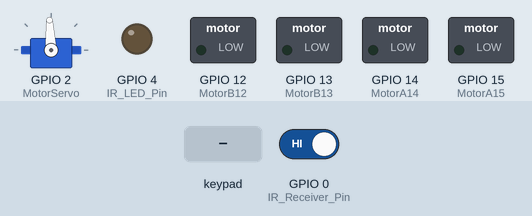
Bench run of a sketch on a simulated ESP32. On the bench: servo, switched loads named in the sketch (green lamp = pin HIGH), output pins drawn as LEDs (lit = HIGH). Dashed ring = blinking. The test bench sets the inputs (shaded band); at power-on: GPIO 0 (IR_Receiver_Pin) HIGH. Nothing arrives over Bluetooth unless stated; servo pulses on a pin are drawn as a servo (544–2400 µs = 0–180°); the audio player accepts every command and is not drawn.

Above: at 1.7 s.
1.8 s: key 'U' pressed
At 1.99 s:
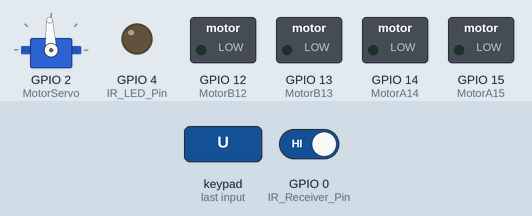
3.7 s: key 'D' pressed
At 3.88 s:
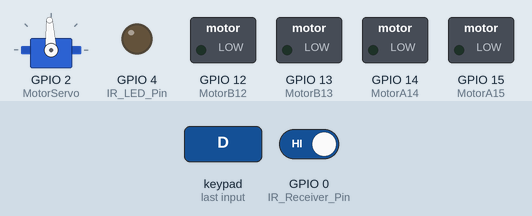
5.5 s: key 'L' pressed
At 5.68 s:
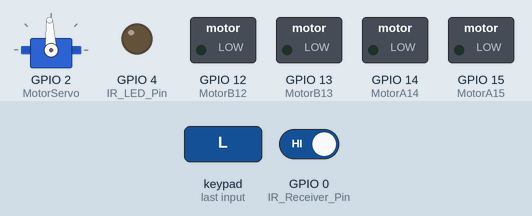
7.3 s: key 'R' pressed
At 7.49 s:
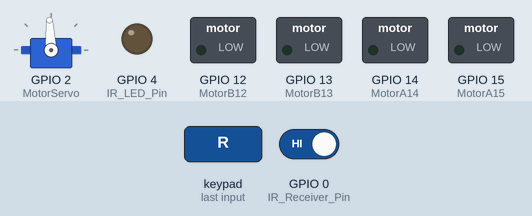
9.2 s: key 'X' pressed
At 10.3 s:
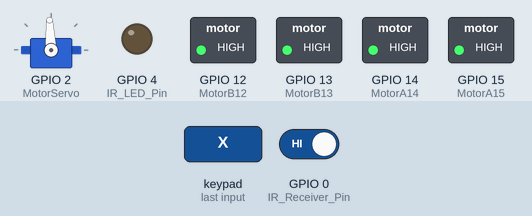
12.0 s: key 'O' pressed
At 13.6 s:
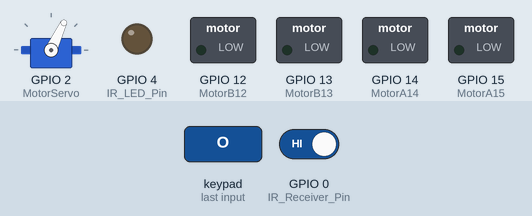
Timing chart, 0 to 14.9 s (numbered marks = the images above; inputs shaded):
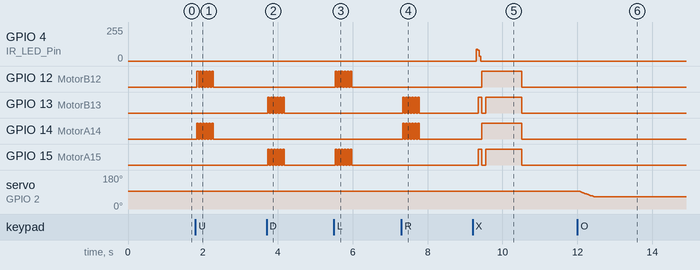

The sketch:

ESP32CAM_MotorShieldV3_TANKGO_V100.ino
```cpp
// 最後編輯 2021-12-25 by ShinWei Chiou
// 初版

// 最後編輯 2022-1-09 by ShinWei Chiou
// 修正 Analog Stick Motor value

/*
  Board: ESP32 Wrover Module
  Upload Speed: 115200
  Flash Frequency: 80MHz
  Flash Mode: QIO
  Partition Scheme: Huge APP (3MB No OTA/1MB SPIFFS)

  ESP32-CAM Motor Shield V3.0
  MotorA = 15;
  MotorA = 14;
  MotorB = 13;
  MotorB = 12;
  Servo = 2;
  IR LED = 4;
  IR Receiver LED = 0;

  PS3 Controller Bluetooth Connect
  Pairing the PS3 Controller : SixaxisPairToolSetup-0.3.1.exe
  <https://github.com/jvpernis/esp32-ps3>

  DFRobot DFPlayer Mini : GND VCC TX
  https://github.com/DFRobot/DFRobotDFPlayerMini
  <https://www.dfrobot.com/product-1121.html>
*/

#include <Ps3Controller.h>
String ESP32_MAC_Address;

#include <HardwareSerial.h>
#include <DFRobotDFPlayerMini.h>
HardwareSerial mySerial(1);
DFRobotDFPlayerMini myDFPlayer;

int MP3_Play = 0;
int Volume_Value = 10;

// IR
#define IR_LED_Pin      4
#define IR_Receiver_Pin 0
int IR_Value = 0;

// Motor
#define MotorA14        14
#define MotorA15        15
#define MotorB12        12
#define MotorB13        13
#define MotorServo      2
#define MotorSChannel   1
int Turret_MaxMin_Lock = 0;


// Regarding the Datasheet of SG90 Servo, PWM Period is 20ms and Duty is 1->2ms
void servo_angle(int channel, int angle)
{
  int SERVO_RESOLUTION = 16;
  float range = (pow(2, SERVO_RESOLUTION) - 1) / 10;
  float minDuty = (pow(2, SERVO_RESOLUTION) - 1) / 40;

  uint32_t duty = (range) * (float)angle / 180.0 + minDuty;
  ledcWrite(channel, duty);
  delay(30);
}

// IR Send Code 38kHz
void IR_Send_Code()
{
  for (int i16t = 0; i16t < 16; i16t++)
  {
    for (int i37k = 0; i37k < 125; i37k++)
    {
      digitalWrite(IR_LED_Pin, HIGH);
      delayMicroseconds(12);
      digitalWrite(IR_LED_Pin, LOW);
      delayMicroseconds(12);
    }
    delay(2);
  }
}

void Move_Forward()
{
  digitalWrite(MotorA14, HIGH);
  digitalWrite(MotorA15, LOW);
  digitalWrite(MotorB12, HIGH);
  digitalWrite(MotorB13, LOW);
  delay(50);
}

void Move_Backward()
{
  digitalWrite(MotorA14, LOW);
  digitalWrite(MotorA15, HIGH);
  digitalWrite(MotorB12, LOW);
  digitalWrite(MotorB13, HIGH);
  delay(50);
}

void Move_TurnLeft()
{
  digitalWrite(MotorA14, LOW);
  digitalWrite(MotorA15, HIGH);
  digitalWrite(MotorB12, HIGH);
  digitalWrite(MotorB13, LOW);
  delay(50);
}

void Move_TurnRight()
{
  digitalWrite(MotorA14, HIGH);
  digitalWrite(MotorA15, LOW);
  digitalWrite(MotorB12, LOW);
  digitalWrite(MotorB13, HIGH);
  delay(50);
}

void Motor_Stop()
{
  digitalWrite(MotorA14, LOW);
  digitalWrite(MotorA15, LOW);
  digitalWrite(MotorB12, LOW);
  digitalWrite(MotorB13, LOW);
}

void Move_Fire()
{
  digitalWrite(MotorA14, LOW);
  digitalWrite(MotorA15, HIGH);
  digitalWrite(MotorB12, LOW);
  digitalWrite(MotorB13, HIGH);
  delay(100);
  digitalWrite(MotorA14, HIGH);
  digitalWrite(MotorA15, LOW);
  digitalWrite(MotorB12, HIGH);
  digitalWrite(MotorB13, LOW);
  delay(100);
  digitalWrite(MotorA14, HIGH);
  digitalWrite(MotorA15, HIGH);
  digitalWrite(MotorB12, HIGH);
  digitalWrite(MotorB13, HIGH);
  delay(100);
}

void Move_Damage()
{
  digitalWrite(MotorA14, LOW);
  digitalWrite(MotorA15, HIGH);
  digitalWrite(MotorB12, LOW);
  digitalWrite(MotorB13, HIGH);
  delay(200);
  digitalWrite(MotorA14, HIGH);
  digitalWrite(MotorA15, LOW);
  digitalWrite(MotorB12, HIGH);
  digitalWrite(MotorB13, LOW);
  delay(200);
  digitalWrite(MotorA14, HIGH);
  digitalWrite(MotorA15, HIGH);
  digitalWrite(MotorB12, HIGH);
  digitalWrite(MotorB13, HIGH);

  servo_angle(MotorSChannel, 120);
  delay(300);
  servo_angle(MotorSChannel, 60);
  delay(300);
  servo_angle(MotorSChannel, 120);
  delay(300);
  servo_angle(MotorSChannel, 90);
  delay(300);
  Turret_MaxMin_Lock = 0;
}


void setup()
{
  // 設定 UART 通訊
  Serial.begin(9600);

  // 取得 ESP32-CAM MAC Address
  Ps3.begin();
  ESP32_MAC_Address = Ps3.getAddress();

  // 設定搖桿 LED 顯示
  Ps3.setPlayer(1);

  // 設定 Motor GPIO
  pinMode(MotorA14, OUTPUT); //MotorA
  pinMode(MotorA15, OUTPUT); //MotorA
  pinMode(MotorB12, OUTPUT); //MotorB
  pinMode(MotorB13, OUTPUT); //MotorB

  // 設定 IR GPIO
  pinMode(IR_LED_Pin, OUTPUT);
  pinMode(IR_Receiver_Pin, INPUT);

  // 設定 Servo Channel
  ledcSetup(MotorSChannel, 50, 16);
  ledcAttachPin(MotorServo, MotorSChannel);
  servo_angle(MotorSChannel, 90);

  // 顯示 ESP32-CAM MAC Address 等待連線！
  while (!Ps3.isConnected())
  {
    Serial.print("The ESP32's Bluetooth MAC address is: ");
    Serial.println(ESP32_MAC_Address);
    delay(1000);
  }

  // 將 Serial Port 設定給 DFplayer 使用
  mySerial.begin(9600, SERIAL_8N1, 3, 1); // begin(9600, SERIAL_8N1, RXD, TXD)
  myDFPlayer.begin(mySerial);
  myDFPlayer.volume(Volume_Value);
  myDFPlayer.playMp3Folder(13);
  MP3_Play = 1;
}


void loop()
{
  //--------------- IR Battle System ---------------
  if (digitalRead(IR_Receiver_Pin) == LOW)
  {
    IR_Value = pulseIn(IR_Receiver_Pin, LOW);
    if ( IR_Value >= 2700 && IR_Value <= 3400 )
    {
      myDFPlayer.playMp3Folder(2);
      Move_Damage();
    }
  }

  //--------------- Digital D-pad button --------------
  if ( Ps3.data.button.up )
  {
    Move_Forward();
  }
  else if ( Ps3.data.button.down )
  {
    Move_Backward();
  }
  else if ( Ps3.data.button.left )
  {
    Move_TurnLeft();
  }
  else if ( Ps3.data.button.right )
  {
    Move_TurnRight();
  }

  //--------------- Digital Trigger button ------------
  if ( Ps3.data.button.l1 )
  {
    digitalWrite(MotorA14, HIGH);
    digitalWrite(MotorA15, LOW);
    delay(50);
  }
  else if ( Ps3.data.button.l2 )
  {
    digitalWrite(MotorA14, LOW);
    digitalWrite(MotorA15, HIGH);
    delay(50);
  }

  if ( Ps3.data.button.r1 )
  {
    digitalWrite(MotorB12, HIGH);
    digitalWrite(MotorB13, LOW);
    delay(50);
  }
  else if ( Ps3.data.button.r2 )
  {
    digitalWrite(MotorB12, LOW);
    digitalWrite(MotorB13, HIGH);
    delay(50);
  }

  //--------------- Analog Stick Motor value ------------
  if (abs(Ps3.data.analog.stick.lx) < 30 && abs(Ps3.data.analog.stick.ly) < 30)
  {
    Motor_Stop() ;
  }
  else if (abs(Ps3.data.analog.stick.lx) > abs(Ps3.data.analog.stick.ly))
  {
    if (Ps3.data.analog.stick.lx > 20)
    {
      Move_TurnRight();
    }
    else
    {
      Move_TurnLeft();
    }
  }
  else
  {
    if (Ps3.data.analog.stick.ly < -20)
    {
      Move_Forward();
    }
    else
    {
      Move_Backward();
    }
  }

  //--- Digital cross/square/triangle/circle button ---
  if ( Ps3.data.button.triangle )
  {
    Turret_MaxMin_Lock = 90;
    servo_angle(MotorSChannel, Turret_MaxMin_Lock);
  }
  if ( Ps3.data.button.circle )
  {
    if (Turret_MaxMin_Lock == 0)
    {
      Turret_MaxMin_Lock = 90;
    }
    else if (Turret_MaxMin_Lock >= 20)
    {
      Turret_MaxMin_Lock = Turret_MaxMin_Lock - 2;
    }
    else
    {
      Turret_MaxMin_Lock = 20;
    }
    servo_angle(MotorSChannel, Turret_MaxMin_Lock);
  }
  if ( Ps3.data.button.square )
  {
    if (Turret_MaxMin_Lock == 0)
    {
      Turret_MaxMin_Lock = 90;
    }
    else if (Turret_MaxMin_Lock <= 160)
    {
      Turret_MaxMin_Lock = Turret_MaxMin_Lock + 2;
    }
    else
    {
      Turret_MaxMin_Lock = 160;
    }
    servo_angle(MotorSChannel, Turret_MaxMin_Lock);
  }
  if ( Ps3.data.button.cross )
  {
    myDFPlayer.playMp3Folder(1);
    IR_Send_Code();
    Move_Fire();
    delay (800);
    myDFPlayer.playMp3Folder(3);
  }

  //--------------- Analog Stick Turret value ------------
  if ( abs(Ps3.data.analog.stick.rx) > 2 )
  {
    servo_angle(MotorSChannel, 90 - (Ps3.data.analog.stick.rx) / 2);
    Turret_MaxMin_Lock = 0;
  }
  else
  {
    if (Turret_MaxMin_Lock == 0)
    {
      servo_angle(MotorSChannel, 90);
    }
  }

  //---------- Digital select/start button events ---------
  if ( Ps3.data.button.start )
  {
    if (MP3_Play == 0)
    {
      myDFPlayer.playMp3Folder(13);
      MP3_Play = 1;
      delay(300);
    }
    else
    {
      MP3_Play = 0;
      myDFPlayer.stop();
      delay(300);
    }
  }
  if ( Ps3.data.button.select )
  {
    if (Volume_Value <= 25)
    {
      Volume_Value = Volume_Value + 5;
      myDFPlayer.volume(Volume_Value);
      delay(300);
    }
    else
    {
      Volume_Value = 10;
      myDFPlayer.volume(Volume_Value);
      delay(300);
    }
  }
}
```

Measured:
- after the input at 1.8 s, GPIO 12 (MotorB12), GPIO 14 (MotorA14): alternates HIGH for 0.05 s and LOW for 0.03 s, 12 changes in all, then stays LOW, starting at once
- after the input at 3.7 s, GPIO 13 (MotorB13), GPIO 15 (MotorA15): alternates HIGH for 0.05 s and LOW for 0.03 s, 12 changes in all, then stays LOW, starting at once
- after the input at 5.5 s, GPIO 12 (MotorB12), GPIO 15 (MotorA15): alternates HIGH for 0.05 s and LOW for 0.03 s, 12 changes in all, then stays LOW, starting at once
- after the input at 7.3 s, GPIO 13 (MotorB13), GPIO 14 (MotorA14): alternates HIGH for 0.05 s and LOW for 0.03 s, 12 changes in all, then stays LOW, starting at once
- after the input at 9.2 s, GPIO 4 (IR_LED_Pin): 0/255 → 89/255 after 0.09 s, → 82/255 0.04 s later, → 36/255 0.04 s later, → 0/255 0.04 s later; GPIO 12 (MotorB12), GPIO 14 (MotorA14): LOW → HIGH after 0.25 s, → LOW 1.1 s later; GPIO 13 (MotorB13), GPIO 15 (MotorA15): LOW → HIGH after 0.15 s, → LOW 0.10 s later, → HIGH 0.10 s later, → LOW 0.96 s later
- after the input at 12.0 s, servo on GPIO 2 (MotorServo): moves from 93° to 65° over 0.36 s, starting after 0.07 s
